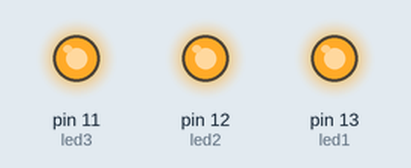
This sketch was run on a simulated Arduino Uno, built with avr-gcc and run on an emulated ATmega328P. On the bench: output pins drawn as LEDs (lit = HIGH).

Above: at 0.5 s.
At 2.5 s:
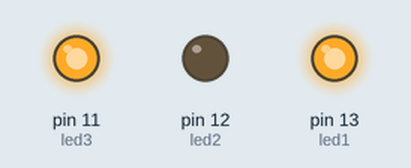
At 3.5 s:
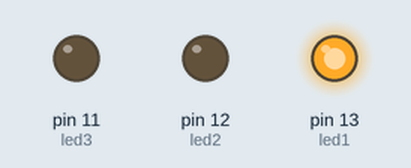
At 4.5 s:
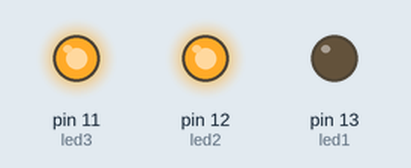
At 6.5 s:
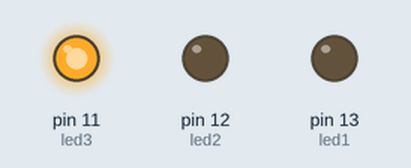
At 9.5 s:
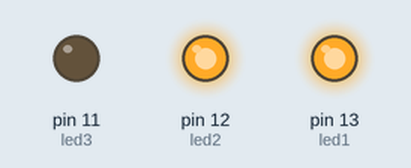
Timing chart, 0 to 10.4 s (numbered marks = the images above):
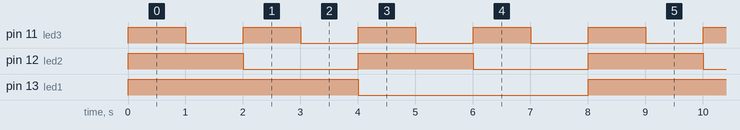

The sketch:

Blink.ino
```cpp
/*
  Led binary counter thingie

*/

// init leds
int led1 = 13;
int led2 = 12;
int led3 = 11;

int ledit[3] = {led1, led2, led3};

int luvut[8][3] =
{
  {1, 1, 1},
  {1, 1, 0},
  {1, 0, 1},
  {1, 0, 0},
  {0, 1, 1},
  {0, 1, 0},
  {0, 0, 1},
  {0, 0, 0}
};

// the setup routine runs once when you press reset:
void setup() {
  // initialize the digital pin as an output.
  pinMode(led1, OUTPUT);
  pinMode(led2, OUTPUT);
  pinMode(led3, OUTPUT);
}
// the loop routine runs over and over again forever:
void loop() {

  for (int i = 0; i < 8; i++) {

    for (int j = 0; j < 3; j++) {

      if (luvut[i][j] == 1) {
        digitalWrite(ledit[j], HIGH);
      } else {
        digitalWrite(ledit[j], LOW);
      }

    }
    delay(1000);
  }


}
```

Measured:
- by itself, pin 11 (led3): alternates HIGH for 1.0 s and LOW for 1.0 s
- by itself, pin 12 (led2): alternates HIGH for 2.0 s and LOW for 2.0 s
- by itself, pin 13 (led1): alternates HIGH for 4.0 s and LOW for 4.0 s
